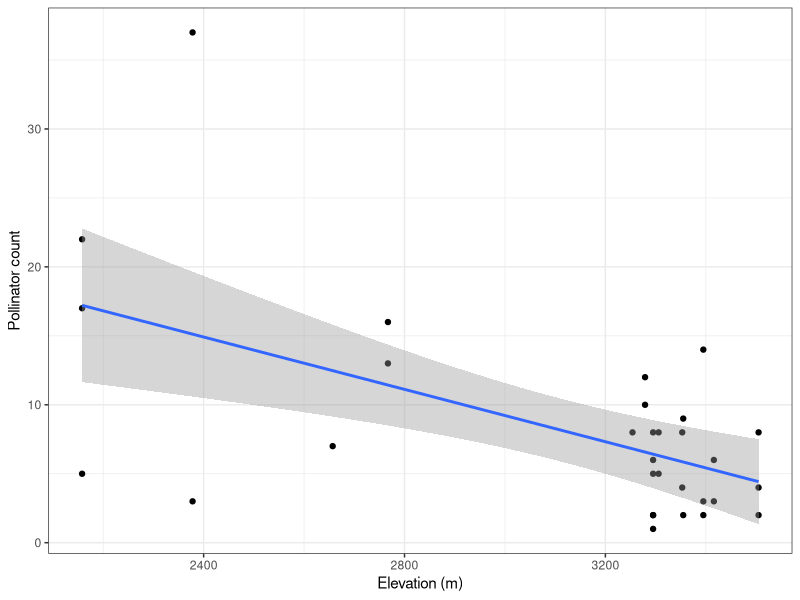
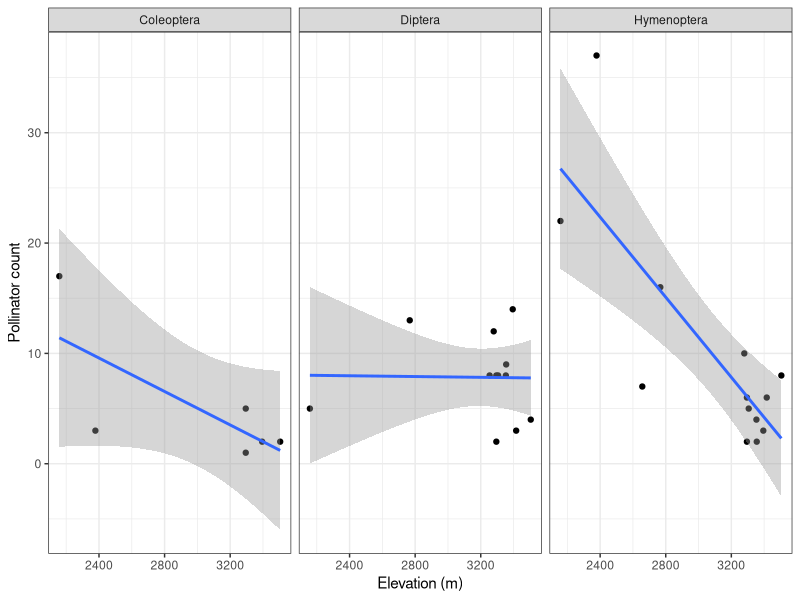
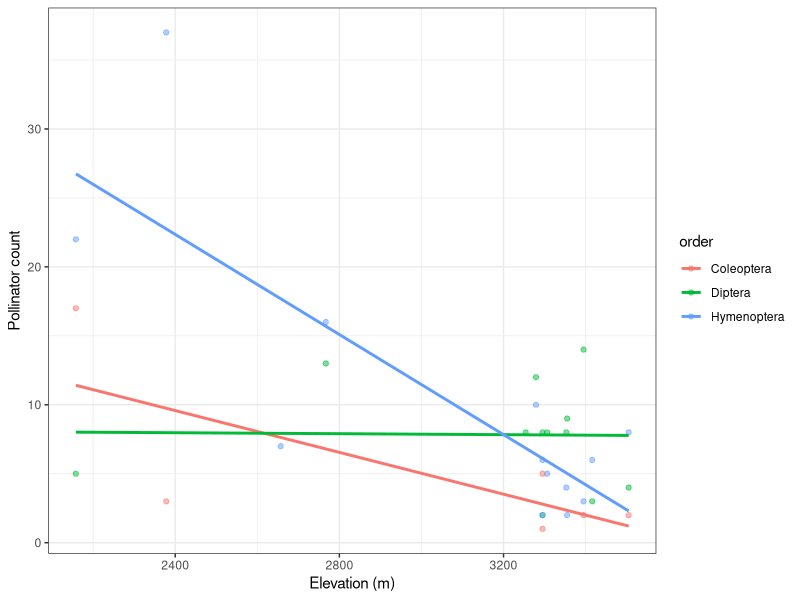
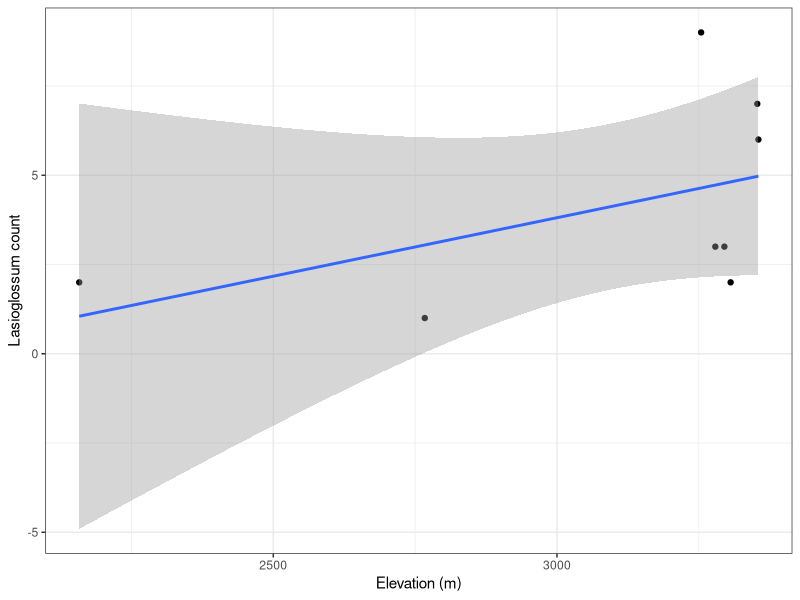
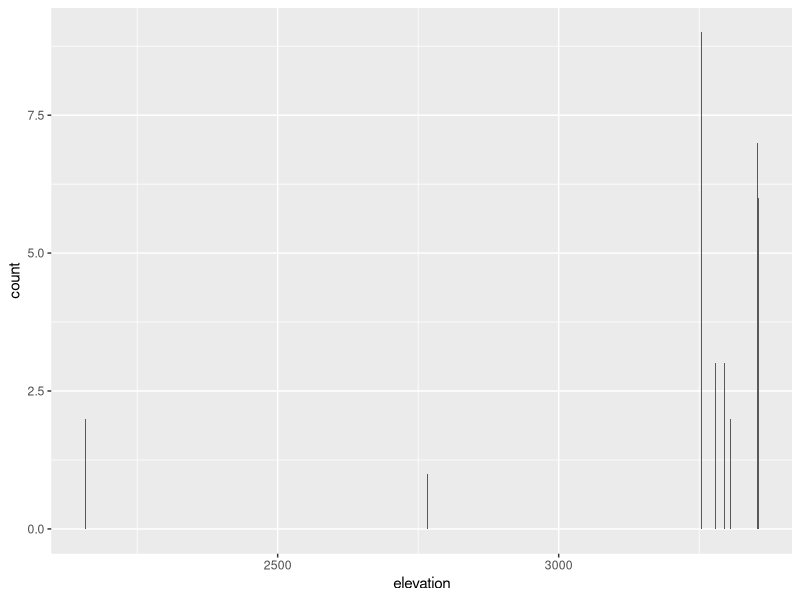

Source code (R) for these figures, in order:
## ---- chunk 1
knitr::opts_chunk$set(echo = TRUE)
## ---- chunk 2
library(tidyverse)
library(vegan)
## ---- chunk 3
lasioglossum_data1 <- read_csv("Lasioglossum_Sierra.csv")
handnet_data1 <- read_csv("PollinatorSurveys.csv") %>% 
  filter(order == "Hymenoptera" | order == "Diptera" | order == "Coleoptera")
site_metadata <- read_csv("site_info.csv")

order_data <- merge(handnet_data1, site_metadata, by = "lake")

insect_data1 <- merge(handnet_data1, lasioglossum_data1, by = "lake")

lasioglossum_data <- merge(lasioglossum_data1, site_metadata, by = "lake")

## ---- chunk 4
# count by order
# take order_data "and then"
orders <- order_data %>% 
  # group by first the lake sites and then insect order
  group_by(lake, order) %>% 
  # calculate the number of observations per order per lake
  summarise(
    count = length(order)
  )

# remerge with site data
order_lakes_df <- merge(orders, site_metadata, by = "lake")

# multiple side-by-side graphs to visualize order count over elevational gradient
order_fig1 <- ggplot(order_lakes_df, aes(x = elevation, y = count)) + 
  geom_point() +
  geom_smooth(method = "lm") +
  xlab("Elevation (m)") +
  ylab("Pollinator count") +
  theme_bw()
order_fig1

order_fig2 <- ggplot(order_lakes_df, aes(x = elevation, y = count)) +
  geom_point() +
  geom_smooth(method = "lm") +
  facet_wrap(~order) +
  xlab("Elevation (m)") +
  ylab("Pollinator count") +
  theme_bw()
order_fig2

order_fig3 <- ggplot(order_lakes_df, aes(x = elevation, y = count, fill = order, colour = order)) +
  geom_point(alpha = 0.5) +
  geom_smooth(method = "lm", se = FALSE) +
  xlab("Elevation (m)") +
  ylab("Pollinator count") +
  theme_bw()
order_fig3
## ---- chunk 5
lm_order <- lm(count ~ elevation, data = order_lakes_df)
summary(lm_order)

coleoptera <- order_lakes_df %>% 
  filter(order == "Coleoptera")
lm_coleoptera <- lm(count ~ elevation, data = coleoptera)
summary(lm_coleoptera)

diptera <- order_lakes_df %>% 
  filter(order == "Diptera")
lm_diptera <- lm(count ~ elevation, data = diptera)
summary(lm_diptera)

hymenoptera <- order_lakes_df %>% 
  filter(order == "Hymenoptera")
lm_hymenoptera <- lm(count ~ elevation, data = hymenoptera)
summary(lm_hymenoptera)
## ---- chunk 6
# count by order
# take order_data "and then"
lasioglossum1 <- lasioglossum_data %>% 
  # group by first the lake sites and then insect order
  group_by(lake, genus) %>% 
  # calculate the number of observations per order per lake
  summarise(
    count = length(genus)
  )

lasioglossum <- merge(lasioglossum1, site_metadata, by = "lake")

# visualize Lasioglossum across the elevational gradient
lasioglossum_fig1 <- ggplot(lasioglossum, aes(x = elevation, y = count)) + 
  geom_point() +
  geom_smooth(method = "lm") +
  xlab("Elevation (m)") +
  ylab("Lasioglossum count") +
  theme_bw()
lasioglossum_fig1

# visualize all counts across gradient
lasioglossum_fig2 <- ggplot(lasioglossum_data, aes(x = elevation)) +
  geom_bar(stat = "count")
lasioglossum_fig2
## ---- chunk 7
# upload genus data


# calculate Shannon's diversity for elevations

# calculate Simpson's diversity for elevations

# merge site metadata with diversity metrics 

# visualize diversity across elevational gradient



